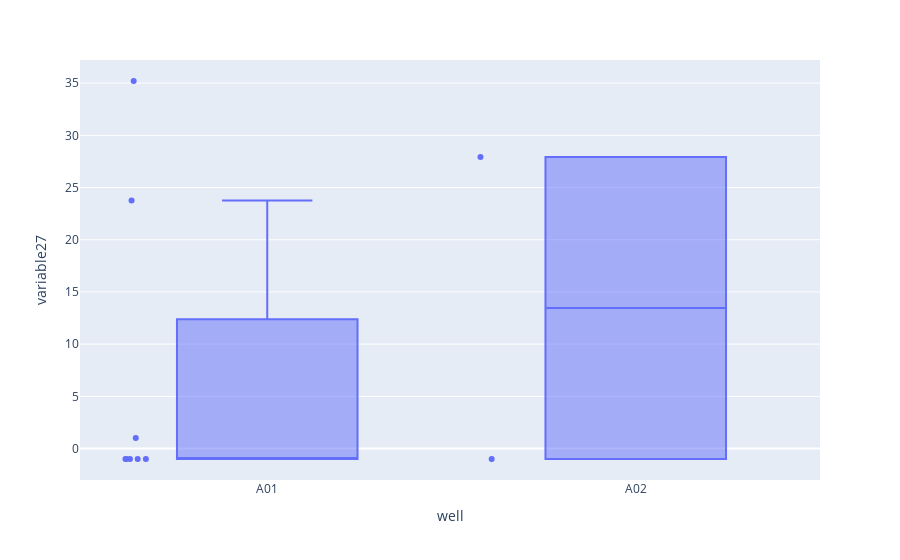

Notebook cell for this chart:
### Markdown cell above
#### bivariate (변수가 2개인 경우) 분포 시각화
bivariate distribution
- categorical & continuous: box plot, violin plot
- continuous & continuous: scatter plot

### Code cell
px.box(df, x='well', y='variable27', points='all')

### Figure 1 — Plotly figure (JSON) as saved in the notebook; plotly's stock layout.template omitted (floating-point values rounded to 4 significant figures)
{"data": [{"alignmentgroup": "True", "boxpoints": "all", "hovertemplate": "well=%{x}<br>variable27=%{y}<extra></extra>", "legendgroup": "", "marker": {"color": "#636efa"}, "name": "", "notched": false, "offsetgroup": "", "orientation": "v", "showlegend": false, "type": "box", "x": ["A01", "A01", "A01", "A01", "A01", "A01", "A01", "A01", "A02", "A02"], "x0": " ", "xaxis": "x", "y": [23.76, -1, 35.2, 1.0, -1, -1, -1, -1, 27.93, -1], "y0": " ", "yaxis": "y"}], "layout": {"boxmode": "group", "legend": {"tracegroupgap": 0}, "margin": {"t": 60}, "xaxis": {"anchor": "y", "domain": [0, 1], "title": {"text": "well"}}, "yaxis": {"anchor": "x", "domain": [0, 1], "title": {"text": "variable27"}}}}
